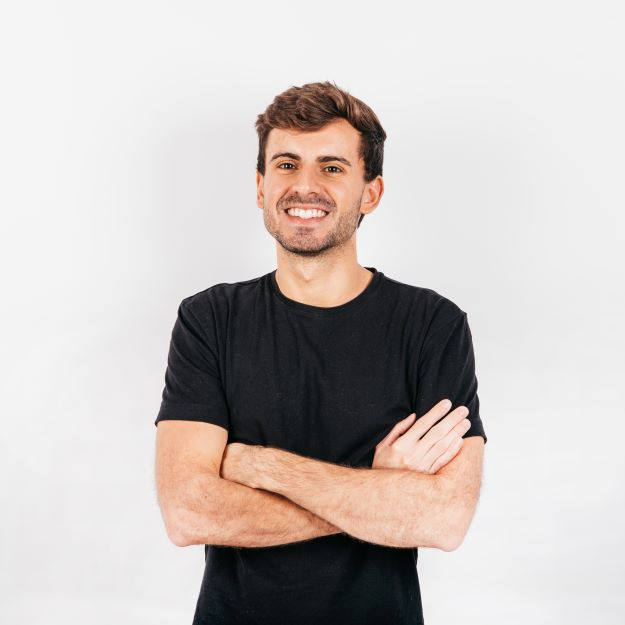
#> input picture imagens/imagem6.jpg, 625 x 625 px, found by its file name
$ python detectaOlhos.py
#> lines starting #> are read from the running program, lines starting #| are printed output that depends on the picture; after the words box and inside, x2 and y2 are one past the last pixel; in counts of white or black regions, pixels touching at a corner belong together
import cv2

carregaFace = cv2.CascadeClassifier('haarcascades/haarcascade_frontalface_default.xml')
carregaOlho = cv2.CascadeClassifier('haarcascades/haarcascade_eye.xml')

imagem = cv2.imread('imagens/imagem6.jpg')
#> imagem is the input picture: shape (625, 625, 3); mean B, G, R 191, 193.9, 200.9
imagemCinza = cv2.cvtColor(imagem, cv2.COLOR_BGR2GRAY)
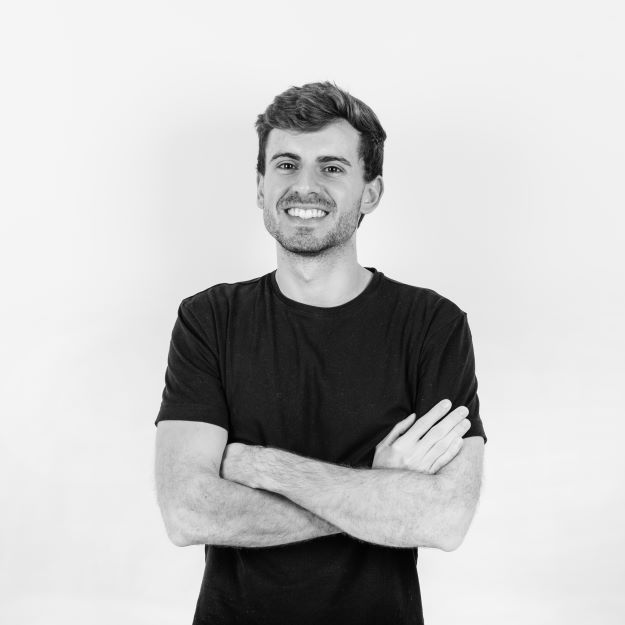
#> imagemCinza: shape (625, 625); min 0, max 253, mean 195.7
faces = carregaFace.detectMultiScale(imagemCinza)
#> faces = [[246, 117, 127, 127]]


for(x, y, l, a) in faces:
    leitura = cv2.rectangle(imagem, (x, y), (x + l, y + a), (0, 255, 0), 2)
    localOlho = imagem[y:y + a, x:x + l]
    localOlhoCinza = cv2.cvtColor(localOlho, cv2.COLOR_BGR2GRAY)
    detectado = carregaOlho.detectMultiScale(localOlhoCinza)
    #scaleFactor, minNeighbors, minSize

    for(ox, oy, ol, oa) in detectado:
        cv2.rectangle(localOlho, (ox, oy), (ox + ol, oy + oa), (0, 255, 0), 2)
#> this loop made 1 pass
#> (x, y, l, a, detectado) on pass 1: (246, 117, 127, 127, [[25, 32, 32, 32], [73, 40, 26, 26]])
#> pass 1, `localOlho = imagem[y:y + a, x:x + l]`:
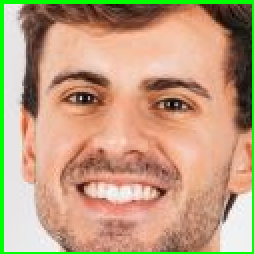
#> localOlho: shape (127, 127, 3) (shown 2 times larger); mean B, G, R 127.1, 158.7, 191.3
#> pass 1, `localOlhoCinza = cv2.cvtColor(localOlho, cv2.COLOR_BGR2GRAY)`:
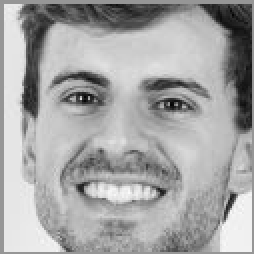
#> localOlhoCinza: shape (127, 127) (shown 2 times larger); min 2, max 251, mean 164.9
#> after the loop:
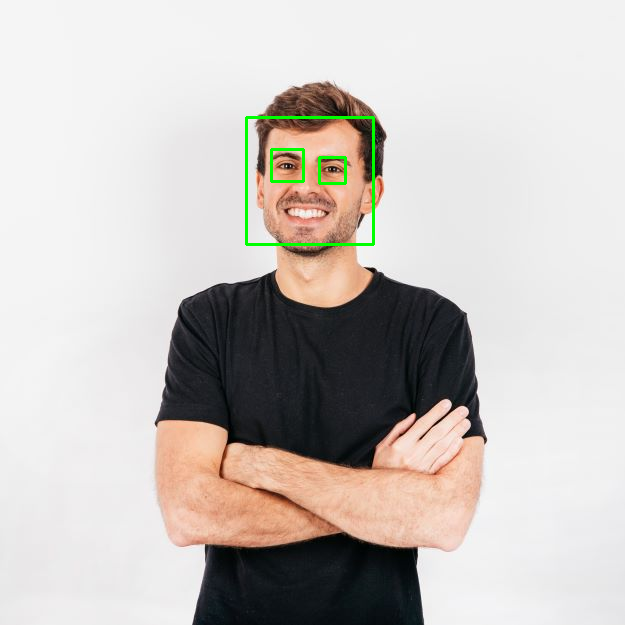
#> imagem: shape (625, 625, 3); 0.57% of pixels changed, all inside (x1, y1, x2, y2) = (245, 116, 375, 246)
#> after the loop:
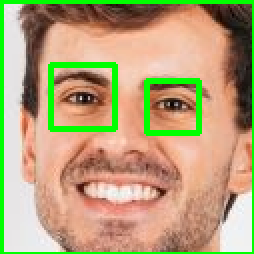
#> localOlho: shape (127, 127, 3) (shown 2 times larger); 4.27% of pixels changed, all inside (x1, y1, x2, y2) = (24, 31, 101, 68)

cv2.imshow("Detecta rosto e olhos", imagem)
cv2.waitKey()

$ run again, with imagens/imagem1.jpg copied over imagens/imagem6.jpg
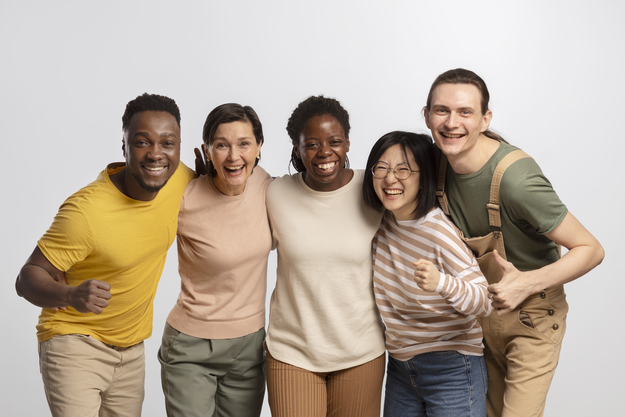
#> input picture imagens/imagem1.jpg, 625 x 417 px, found by its file name
#> imagem is the input picture: shape (417, 625, 3); mean B, G, R 155.2, 169.6, 183.3
#> `imagemCinza = cv2.cvtColor(imagem, cv2.COLOR_BGR2GRAY)`:
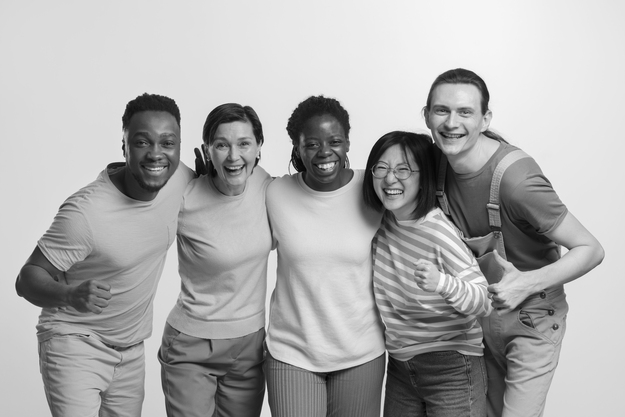
#> imagemCinza: shape (417, 625); min 0, max 255, mean 172
#> faces = [[367, 148, 56, 56], [123, 118, 63, 63], [205, 122, 59, 59], [421, 87, 64, 64], [297, 120, 56, 56]]
#> the loop `for(x, y, l, a) in faces:` made 5 passes
#> after the loop `for(x, y, l, a) in faces:`:
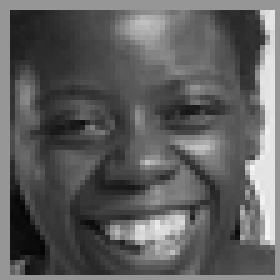
#> localOlhoCinza: shape (56, 56) (shown 5 times larger); min 5, max 247, mean 94.1

$ run again, with imagens/imagem2.jpg copied over imagens/imagem6.jpg
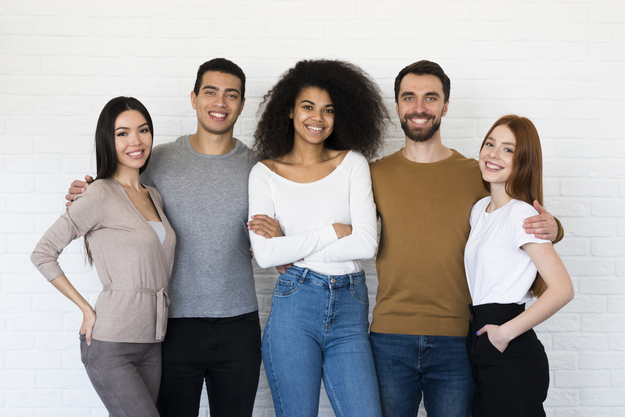
#> input picture imagens/imagem2.jpg, 625 x 417 px, found by its file name
#> imagem is the input picture: shape (417, 625, 3); mean B, G, R 164.7, 165.1, 168.6
#> faces = [[289, 88, 54, 54], [190, 70, 60, 60], [390, 74, 61, 61], [104, 111, 56, 56], [472, 128, 52, 52], [168, 244, 69, 69]]
#> the loop `for(x, y, l, a) in faces:` made 6 passes
#> after the loop `for(x, y, l, a) in faces:`:
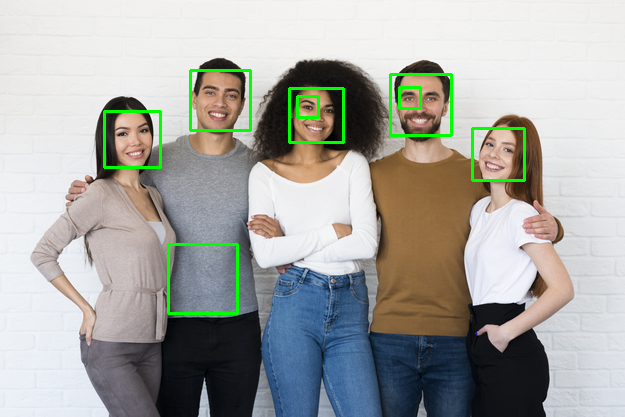
#> imagem: shape (417, 625, 3); 1.8% of pixels changed, all inside (x1, y1, x2, y2) = (103, 69, 526, 315)
#> after the loop `for(x, y, l, a) in faces:`:
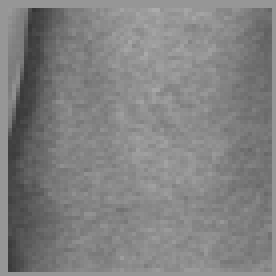
#> localOlhoCinza: shape (69, 69) (shown 4 times larger); min 53, max 171, mean 129.4

$ run again, with imagens/imagem3.jpg copied over imagens/imagem6.jpg
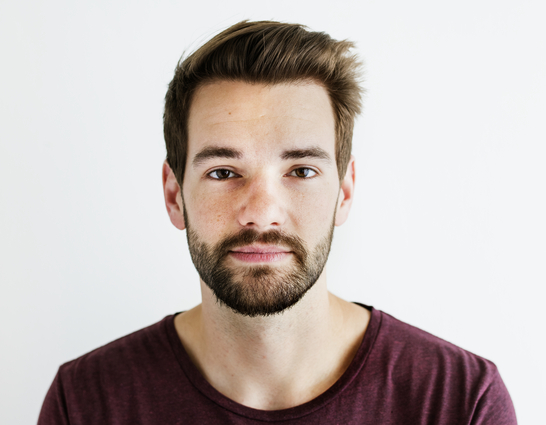
#> input picture imagens/imagem3.jpg, 546 x 425 px, found by its file name
#> imagem is the input picture: shape (425, 546, 3); mean B, G, R 181.6, 184.9, 194.8
#> faces = [[146, 77, 236, 236]]
#> the loop `for(x, y, l, a) in faces:` made 1 pass
#> (x, y, l, a, detectado) on pass 1: (146, 77, 236, 236, [[133, 73, 43, 43], [50, 73, 48, 48]])
#> pass 1, `localOlhoCinza = cv2.cvtColor(localOlho, cv2.COLOR_BGR2GRAY)`:
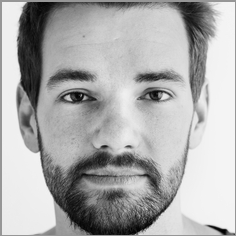
#> localOlhoCinza: shape (236, 236); min 1, max 246, mean 172.4
#> after the loop `for(x, y, l, a) in faces:`:
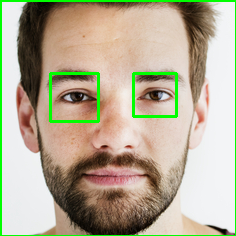
#> localOlho: shape (236, 236, 3); mean B, G, R 148.6, 172.6, 180.1
